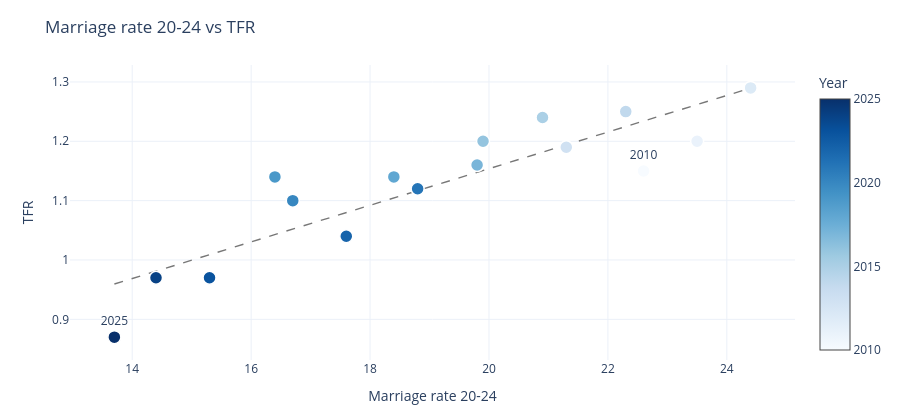
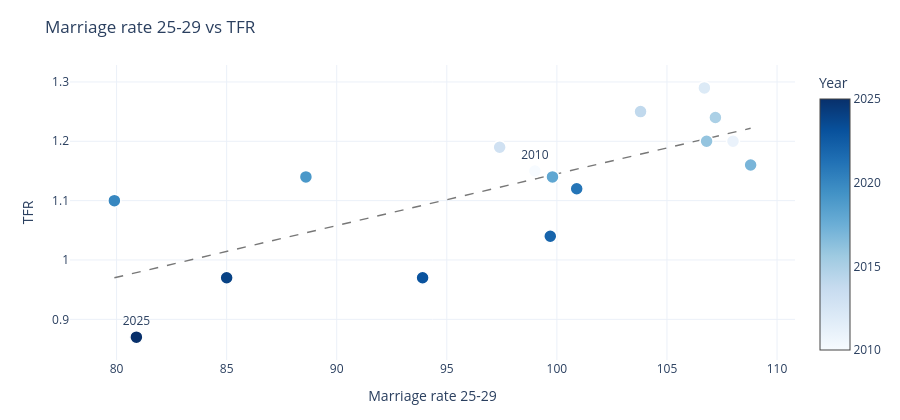
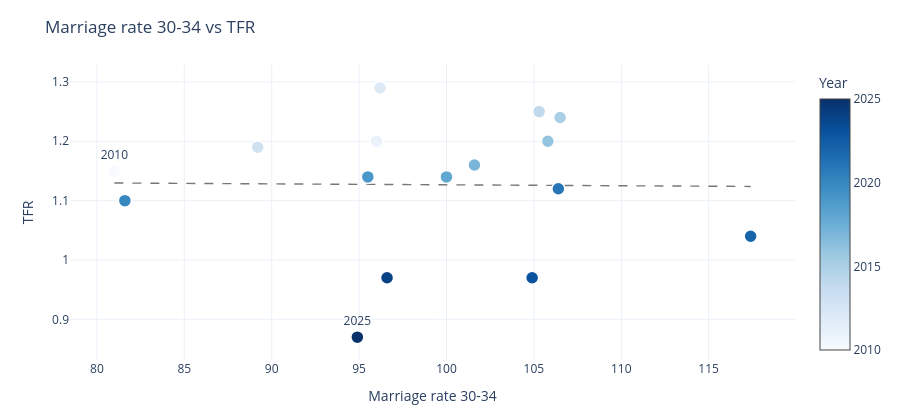
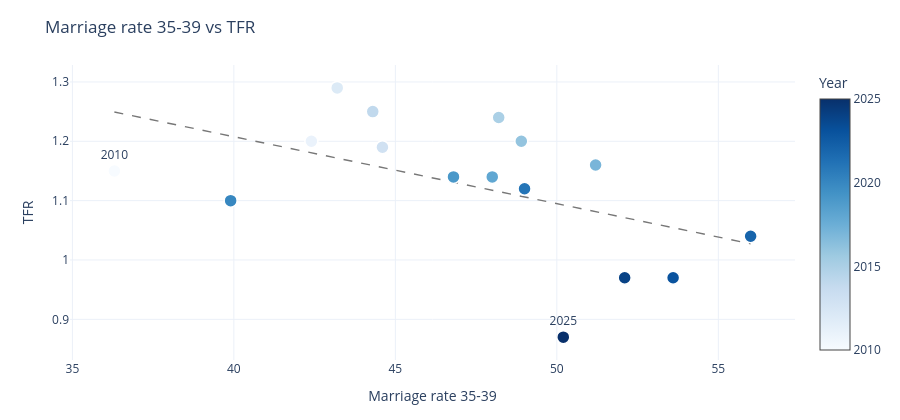

The notebook cell saved with these charts, in order:
### Markdown cell above
## Figure 5 — Marriage vs TFR

### Code cell
# Figure 5 now shows ALL female age-specific marriage-rate groups vs TFR.

AGE_RATE_SERIES = [
    "F_Marriage_Rate_20_24",
    "F_Marriage_Rate_25_29",
    "F_Marriage_Rate_30_34",
    "F_Marriage_Rate_35_39",
    "F_Marriage_Rate_40_44",
]

age_summary = []

for series in AGE_RATE_SERIES:
    d5 = pair(df, series, LINK_MODE, LAG)

    if len(d5) < 4:
        print(f"{SHORT[series]}: not enough overlapping years.")
        continue

    r5, p5, n5 = corr_test(d5["x"], d5["y"])

    # Regression line
    b, a = np.polyfit(d5["x"], d5["y"], 1)
    xs = np.linspace(d5["x"].min(), d5["x"].max(), 50)

    fig = go.Figure()

    if LINK_MODE != "Levels":
        fig.add_hline(y=0, line=dict(color="#cccccc", width=1))
        fig.add_vline(x=0, line=dict(color="#cccccc", width=1))

    fig.add_trace(
        go.Scatter(
            x=xs,
            y=a + b * xs,
            mode="lines",
            line=dict(color="#777777", dash="dash", width=1.4),
            hoverinfo="skip",
            showlegend=False,
        )
    )

    years = d5.index.values
    ends = {years.min(), years.max()}

    fig.add_trace(
        go.Scatter(
            x=d5["x"],
            y=d5["y"],
            mode="markers+text",
            text=[str(y) if y in ends else "" for y in years],
            textposition="top center",
            customdata=years,
            marker=dict(
                size=13,
                color=years,
                colorscale="Blues",
                line=dict(color="white", width=1.5),
                showscale=True,
                colorbar=dict(title="Year"),
            ),
            hovertemplate=(
                "<b>%{customdata}</b><br>"
                + SHORT[series]
                + ": %{x:,.2f}<br>TFR: %{y:,.3f}<extra></extra>"
            ),
            showlegend=False,
        )
    )

    suffix = "" if LINK_MODE == "Levels" else " (change vs previous year)"

    fig.update_layout(
        title=f"{SHORT[series]} vs TFR",
        template="plotly_white",
        height=420,
        margin=dict(l=70, r=50, t=65, b=60),
    )
    fig.update_xaxes(title_text=SHORT[series] + suffix)
    fig.update_yaxes(
        title_text=("TFR" + (f" {LAG} yr later" if LAG else "")) + suffix
    )

    fig.show()

    significance = (
        "significant" if not np.isnan(p5) and p5 < 0.05
        else "not significant"
    )

    print(
        f"Insight — {SHORT[series]}: r={r5:+.2f}, "
        f"p={p_text(p5)}, n={n5} ({significance})."
    )

    age_summary.append({
        "Age group": SHORT[series].replace("Marriage rate ", ""),
        "r vs TFR": round(r5, 3),
        "p-value": p_text(p5),
        "n": n5,
        "Significant (p<0.05)": "Yes" if significance == "significant" else "No",
    })

# Summary table across all age groups
age_summary_df = pd.DataFrame(age_summary)
display(age_summary_df)

### Figure 1 — Plotly figure (JSON) as saved in the notebook; plotly's stock layout.template omitted (floating-point values rounded to 4 significant figures)
{"data": [{"hoverinfo": "skip", "line": {"color": "#777777", "dash": "dash", "width": 1.4}, "mode": "lines", "showlegend": false, "type": "scatter", "x": [13.7, 13.92, 14.14, 14.36, 14.57, 14.79, 15.01, 15.23, 15.45, 15.67, 15.88, 16.1, 16.32, 16.54, 16.76, 16.98, 17.19, 17.41, 17.63, 17.85, 18.07, 18.29, 18.5, 18.72, 18.94, 19.16, 19.38, 19.6, 19.81, 20.03, 20.25, 20.47, 20.69, 20.91, 21.12, 21.34, 21.56, 21.78, 22.0, 22.22, 22.43, 22.65, 22.87, 23.09, 23.31, 23.53, 23.74, 23.96, 24.18, 24.4], "y": [0.9595, 0.9662, 0.973, 0.9797, 0.9865, 0.9932, 0.9999, 1.007, 1.013, 1.02, 1.027, 1.034, 1.04, 1.047, 1.054, 1.061, 1.067, 1.074, 1.081, 1.088, 1.094, 1.101, 1.108, 1.114, 1.121, 1.128, 1.135, 1.141, 1.148, 1.155, 1.162, 1.168, 1.175, 1.182, 1.189, 1.195, 1.202, 1.209, 1.216, 1.222, 1.229, 1.236, 1.242, 1.249, 1.256, 1.263, 1.269, 1.276, 1.283, 1.29]}, {"customdata": [2010, 2011, 2012, 2013, 2014, 2015, 2016, 2017, 2018, 2019, 2020, 2021, 2022, 2023, 2024, 2025], "hovertemplate": "<b>%{customdata}</b><br>Marriage rate 20-24: %{x:,.2f}<br>TFR: %{y:,.3f}<extra></extra>", "marker": {"color": [2010, 2011, 2012, 2013, 2014, 2015, 2016, 2017, 2018, 2019, 2020, 2021, 2022, 2023, 2024, 2025], "colorbar": {"title": {"text": "Year"}}, "colorscale": [[0.0, "rgb(247,251,255)"], [0.125, "rgb(222,235,247)"], [0.25, "rgb(198,219,239)"], [0.375, "rgb(158,202,225)"], [0.5, "rgb(107,174,214)"], [0.625, "rgb(66,146,198)"], [0.75, "rgb(33,113,181)"], [0.875, "rgb(8,81,156)"], [1.0, "rgb(8,48,107)"]], "line": {"color": "white", "width": 1.5}, "showscale": true, "size": 13}, "mode": "markers+text", "showlegend": false, "text": ["2010", "", "", "", "", "", "", "", "", "", "", "", "", "", "", "2025"], "textposition": "top center", "type": "scatter", "x": [22.6, 23.5, 24.4, 21.3, 22.3, 20.9, 19.9, 19.8, 18.4, 16.4, 16.7, 18.8, 17.6, 15.3, 14.4, 13.7], "y": [1.15, 1.2, 1.29, 1.19, 1.25, 1.24, 1.2, 1.16, 1.14, 1.14, 1.1, 1.12, 1.04, 0.97, 0.97, 0.87]}], "layout": {"height": 420, "margin": {"b": 60, "l": 70, "r": 50, "t": 65}, "title": {"text": "Marriage rate 20-24 vs TFR"}, "xaxis": {"title": {"text": "Marriage rate 20-24"}}, "yaxis": {"title": {"text": "TFR"}}}}

### Figure 2 — Plotly figure (JSON) as saved in the notebook; plotly's stock layout.template omitted (floating-point values rounded to 4 significant figures)
{"data": [{"hoverinfo": "skip", "line": {"color": "#777777", "dash": "dash", "width": 1.4}, "mode": "lines", "showlegend": false, "type": "scatter", "x": [79.9, 80.49, 81.08, 81.67, 82.26, 82.85, 83.44, 84.03, 84.62, 85.21, 85.8, 86.39, 86.98, 87.57, 88.16, 88.75, 89.34, 89.93, 90.52, 91.11, 91.7, 92.29, 92.88, 93.47, 94.06, 94.64, 95.23, 95.82, 96.41, 97.0, 97.59, 98.18, 98.77, 99.36, 99.95, 100.5, 101.1, 101.7, 102.3, 102.9, 103.5, 104.1, 104.7, 105.3, 105.9, 106.4, 107.0, 107.6, 108.2, 108.8], "y": [0.97, 0.9751, 0.9803, 0.9854, 0.9905, 0.9957, 1.001, 1.006, 1.011, 1.016, 1.021, 1.027, 1.032, 1.037, 1.042, 1.047, 1.052, 1.057, 1.063, 1.068, 1.073, 1.078, 1.083, 1.088, 1.093, 1.099, 1.104, 1.109, 1.114, 1.119, 1.124, 1.129, 1.134, 1.14, 1.145, 1.15, 1.155, 1.16, 1.165, 1.17, 1.176, 1.181, 1.186, 1.191, 1.196, 1.201, 1.206, 1.212, 1.217, 1.222]}, {"customdata": [2010, 2011, 2012, 2013, 2014, 2015, 2016, 2017, 2018, 2019, 2020, 2021, 2022, 2023, 2024, 2025], "hovertemplate": "<b>%{customdata}</b><br>Marriage rate 25-29: %{x:,.2f}<br>TFR: %{y:,.3f}<extra></extra>", "marker": {"color": [2010, 2011, 2012, 2013, 2014, 2015, 2016, 2017, 2018, 2019, 2020, 2021, 2022, 2023, 2024, 2025], "colorbar": {"title": {"text": "Year"}}, "colorscale": [[0.0, "rgb(247,251,255)"], [0.125, "rgb(222,235,247)"], [0.25, "rgb(198,219,239)"], [0.375, "rgb(158,202,225)"], [0.5, "rgb(107,174,214)"], [0.625, "rgb(66,146,198)"], [0.75, "rgb(33,113,181)"], [0.875, "rgb(8,81,156)"], [1.0, "rgb(8,48,107)"]], "line": {"color": "white", "width": 1.5}, "showscale": true, "size": 13}, "mode": "markers+text", "showlegend": false, "text": ["2010", "", "", "", "", "", "", "", "", "", "", "", "", "", "", "2025"], "textposition": "top center", "type": "scatter", "x": [99.0, 108.0, 106.7, 97.4, 103.8, 107.2, 106.8, 108.8, 99.8, 88.6, 79.9, 100.9, 99.7, 93.9, 85.0, 80.9], "y": [1.15, 1.2, 1.29, 1.19, 1.25, 1.24, 1.2, 1.16, 1.14, 1.14, 1.1, 1.12, 1.04, 0.97, 0.97, 0.87]}], "layout": {"height": 420, "margin": {"b": 60, "l": 70, "r": 50, "t": 65}, "title": {"text": "Marriage rate 25-29 vs TFR"}, "xaxis": {"title": {"text": "Marriage rate 25-29"}}, "yaxis": {"title": {"text": "TFR"}}}}

### Figure 3 — Plotly figure (JSON) as saved in the notebook; plotly's stock layout.template omitted (floating-point values rounded to 4 significant figures)
{"data": [{"hoverinfo": "skip", "line": {"color": "#777777", "dash": "dash", "width": 1.4}, "mode": "lines", "showlegend": false, "type": "scatter", "x": [81.0, 81.74, 82.49, 83.23, 83.97, 84.71, 85.46, 86.2, 86.94, 87.69, 88.43, 89.17, 89.91, 90.66, 91.4, 92.14, 92.89, 93.63, 94.37, 95.11, 95.86, 96.6, 97.34, 98.09, 98.83, 99.57, 100.3, 101.1, 101.8, 102.5, 103.3, 104.0, 104.8, 105.5, 106.3, 107.0, 107.7, 108.5, 109.2, 110.0, 110.7, 111.5, 112.2, 112.9, 113.7, 114.4, 115.2, 115.9, 116.7, 117.4], "y": [1.13, 1.13, 1.129, 1.129, 1.129, 1.129, 1.129, 1.129, 1.129, 1.129, 1.128, 1.128, 1.128, 1.128, 1.128, 1.128, 1.128, 1.128, 1.128, 1.127, 1.127, 1.127, 1.127, 1.127, 1.127, 1.127, 1.127, 1.126, 1.126, 1.126, 1.126, 1.126, 1.126, 1.126, 1.126, 1.126, 1.125, 1.125, 1.125, 1.125, 1.125, 1.125, 1.125, 1.125, 1.124, 1.124, 1.124, 1.124, 1.124, 1.124]}, {"customdata": [2010, 2011, 2012, 2013, 2014, 2015, 2016, 2017, 2018, 2019, 2020, 2021, 2022, 2023, 2024, 2025], "hovertemplate": "<b>%{customdata}</b><br>Marriage rate 30-34: %{x:,.2f}<br>TFR: %{y:,.3f}<extra></extra>", "marker": {"color": [2010, 2011, 2012, 2013, 2014, 2015, 2016, 2017, 2018, 2019, 2020, 2021, 2022, 2023, 2024, 2025], "colorbar": {"title": {"text": "Year"}}, "colorscale": [[0.0, "rgb(247,251,255)"], [0.125, "rgb(222,235,247)"], [0.25, "rgb(198,219,239)"], [0.375, "rgb(158,202,225)"], [0.5, "rgb(107,174,214)"], [0.625, "rgb(66,146,198)"], [0.75, "rgb(33,113,181)"], [0.875, "rgb(8,81,156)"], [1.0, "rgb(8,48,107)"]], "line": {"color": "white", "width": 1.5}, "showscale": true, "size": 13}, "mode": "markers+text", "showlegend": false, "text": ["2010", "", "", "", "", "", "", "", "", "", "", "", "", "", "", "2025"], "textposition": "top center", "type": "scatter", "x": [81.0, 96.0, 96.2, 89.2, 105.3, 106.5, 105.8, 101.6, 100.0, 95.5, 81.6, 106.4, 117.4, 104.9, 96.6, 94.9], "y": [1.15, 1.2, 1.29, 1.19, 1.25, 1.24, 1.2, 1.16, 1.14, 1.14, 1.1, 1.12, 1.04, 0.97, 0.97, 0.87]}], "layout": {"height": 420, "margin": {"b": 60, "l": 70, "r": 50, "t": 65}, "title": {"text": "Marriage rate 30-34 vs TFR"}, "xaxis": {"title": {"text": "Marriage rate 30-34"}}, "yaxis": {"title": {"text": "TFR"}}}}

### Figure 4 — Plotly figure (JSON) as saved in the notebook; plotly's stock layout.template omitted (floating-point values rounded to 4 significant figures)
{"data": [{"hoverinfo": "skip", "line": {"color": "#777777", "dash": "dash", "width": 1.4}, "mode": "lines", "showlegend": false, "type": "scatter", "x": [36.3, 36.7, 37.1, 37.51, 37.91, 38.31, 38.71, 39.11, 39.52, 39.92, 40.32, 40.72, 41.12, 41.53, 41.93, 42.33, 42.73, 43.13, 43.54, 43.94, 44.34, 44.74, 45.14, 45.55, 45.95, 46.35, 46.75, 47.16, 47.56, 47.96, 48.36, 48.76, 49.17, 49.57, 49.97, 50.37, 50.77, 51.18, 51.58, 51.98, 52.38, 52.78, 53.19, 53.59, 53.99, 54.39, 54.79, 55.2, 55.6, 56.0], "y": [1.249, 1.245, 1.24, 1.236, 1.231, 1.227, 1.222, 1.218, 1.213, 1.209, 1.204, 1.2, 1.195, 1.19, 1.186, 1.181, 1.177, 1.172, 1.168, 1.163, 1.159, 1.154, 1.15, 1.145, 1.141, 1.136, 1.132, 1.127, 1.122, 1.118, 1.113, 1.109, 1.104, 1.1, 1.095, 1.091, 1.086, 1.082, 1.077, 1.073, 1.068, 1.064, 1.059, 1.055, 1.05, 1.045, 1.041, 1.036, 1.032, 1.027]}, {"customdata": [2010, 2011, 2012, 2013, 2014, 2015, 2016, 2017, 2018, 2019, 2020, 2021, 2022, 2023, 2024, 2025], "hovertemplate": "<b>%{customdata}</b><br>Marriage rate 35-39: %{x:,.2f}<br>TFR: %{y:,.3f}<extra></extra>", "marker": {"color": [2010, 2011, 2012, 2013, 2014, 2015, 2016, 2017, 2018, 2019, 2020, 2021, 2022, 2023, 2024, 2025], "colorbar": {"title": {"text": "Year"}}, "colorscale": [[0.0, "rgb(247,251,255)"], [0.125, "rgb(222,235,247)"], [0.25, "rgb(198,219,239)"], [0.375, "rgb(158,202,225)"], [0.5, "rgb(107,174,214)"], [0.625, "rgb(66,146,198)"], [0.75, "rgb(33,113,181)"], [0.875, "rgb(8,81,156)"], [1.0, "rgb(8,48,107)"]], "line": {"color": "white", "width": 1.5}, "showscale": true, "size": 13}, "mode": "markers+text", "showlegend": false, "text": ["2010", "", "", "", "", "", "", "", "", "", "", "", "", "", "", "2025"], "textposition": "top center", "type": "scatter", "x": [36.3, 42.4, 43.2, 44.6, 44.3, 48.2, 48.9, 51.2, 48.0, 46.8, 39.9, 49.0, 56.0, 53.6, 52.1, 50.2], "y": [1.15, 1.2, 1.29, 1.19, 1.25, 1.24, 1.2, 1.16, 1.14, 1.14, 1.1, 1.12, 1.04, 0.97, 0.97, 0.87]}], "layout": {"height": 420, "margin": {"b": 60, "l": 70, "r": 50, "t": 65}, "title": {"text": "Marriage rate 35-39 vs TFR"}, "xaxis": {"title": {"text": "Marriage rate 35-39"}}, "yaxis": {"title": {"text": "TFR"}}}}
